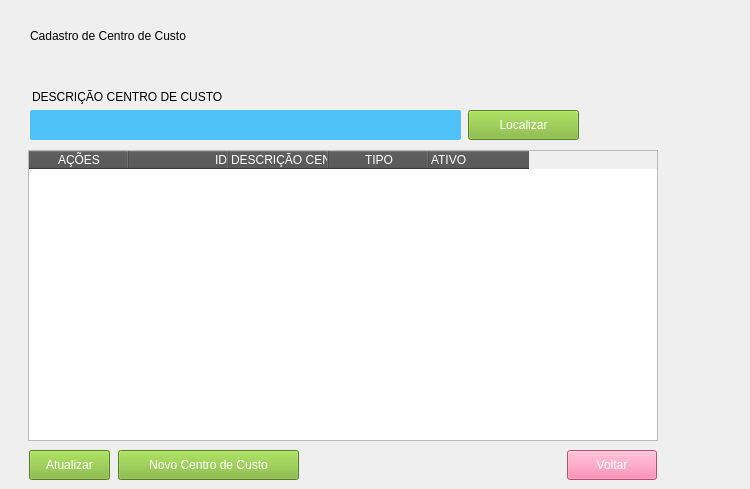
       <widget class="QWidget" name="formDataTableCentroCusto">
        <widget class="QPushButton" name="btn_centro_custo_goback_form">
         <property name="geometry">
          <rect>
           <x>567</x>
           <y>450</y>
           <width>90</width>
           <height>30</height>
          </rect>
         </property>
         <property name="styleSheet">
          <string notr="true">QPushButton {
	font: 10pt &quot;Arial&quot;;
	background-color: rgb(253, 115, 163);
	color: #FFF;
 }
QPushButton:hover{
	background-color: rgb(255, 0, 0);
}</string>
         </property>
         <property name="text">
          <string>Voltar</string>
         </property>
         <property name="icon">
          <iconset>
           <normaloff>icons/iconGoBack.png</normaloff>icons/iconGoBack.png</iconset>
         </property>
         <property name="iconSize">
          <size>
           <width>20</width>
           <height>32</height>
          </size>
         </property>
        </widget>
        <widget class="QTableWidget" name="dt_Centro_Custo">
         <property name="geometry">
          <rect>
           <x>28</x>
           <y>150</y>
           <width>630</width>
           <height>291</height>
          </rect>
         </property>
         <property name="styleSheet">
          <string notr="true">::section { background-color:#4f4f4f; color:#ffffff; }</string>
         </property>
         <column>
          <property name="text">
           <string>AÇÕES</string>
          </property>
         </column>
         <column>
          <property name="text">
           <string>ID</string>
          </property>
          <property name="textAlignment">
           <set>AlignTrailing|AlignVCenter</set>
          </property>
         </column>
         <column>
          <property name="text">
           <string>DESCRIÇÃO CENTRO DE CUSTO</string>
          </property>
          <property name="textAlignment">
           <set>AlignLeading|AlignVCenter</set>
          </property>
         </column>
         <column>
          <property name="text">
           <string>TIPO</string>
          </property>
         </column>
         <column>
          <property name="text">
           <string>ATIVO</string>
          </property>
          <property name="textAlignment">
           <set>AlignLeading|AlignVCenter</set>
          </property>
         </column>
        </widget>
        <widget class="QLineEdit" name="centro_custo_descricao">
         <property name="geometry">
          <rect>
           <x>30</x>
           <y>110</y>
           <width>431</width>
           <height>30</height>
          </rect>
         </property>
         <property name="styleSheet">
          <string notr="true">QLineEdit{
	background-color: #4fc2f7;
	font: 12pt &quot;Arial&quot;;
	color: rgb(255, 255, 255);
	border:none;
	border-radius: 2px;
}

QLineEdit:Focus {
	border: 1px solid red;
}</string>
         </property>
        </widget>
        <widget class="QPushButton" name="btn_search_centro_custo">
         <property name="geometry">
          <rect>
           <x>468</x>
           <y>110</y>
           <width>111</width>
           <height>30</height>
          </rect>
         </property>
         <property name="styleSheet">
          <string notr="true">QPushButton {
	font: 10pt &quot;Arial&quot;;
	background-color: #7AB32E;
	color: #FFF;
 }
QPushButton:hover{
	background-color: rgb(0, 170, 0);
}</string>
         </property>
         <property name="text">
          <string>Localizar</string>
         </property>
         <property name="icon">
          <iconset>
           <normaloff>icons/iconSearch.png</normaloff>icons/iconSearch.png</iconset>
         </property>
         <property name="iconSize">
          <size>
           <width>20</width>
           <height>32</height>
          </size>
         </property>
        </widget>
        <widget class="QPushButton" name="btn_add_centro_custo">
         <property name="geometry">
          <rect>
           <x>118</x>
           <y>450</y>
           <width>181</width>
           <height>30</height>
          </rect>
         </property>
         <property name="styleSheet">
          <string notr="true">QPushButton {
	font: 10pt &quot;Arial&quot;;
	background-color: #7AB32E;
	color: #FFF;
 }
QPushButton:hover{
	background-color: rgb(0, 170, 0);
}</string>
         </property>
         <property name="text">
          <string>Novo Centro de Custo</string>
         </property>
         <property name="icon">
          <iconset>
           <normaloff>icons/iconAdd.png</normaloff>icons/iconAdd.png</iconset>
         </property>
         <property name="iconSize">
          <size>
           <width>20</width>
           <height>32</height>
          </size>
         </property>
         <property name="checkable">
          <bool>false</bool>
         </property>
         <property name="default">
          <bool>false</bool>
         </property>
         <property name="flat">
          <bool>false</bool>
         </property>
        </widget>
        <widget class="QLabel" name="lbl_centro_custo_descricao">
         <property name="geometry">
          <rect>
           <x>32</x>
           <y>87</y>
           <width>211</width>
           <height>20</height>
          </rect>
         </property>
         <property name="styleSheet">
          <string notr="true">font: 700 10pt &quot;Arial&quot;;</string>
         </property>
         <property name="text">
          <string>DESCRIÇÃO CENTRO DE CUSTO</string>
         </property>
        </widget>
        <widget class="QPushButton" name="btn_refresh_table_centro_custo">
         <property name="geometry">
          <rect>
           <x>29</x>
           <y>450</y>
           <width>81</width>
           <height>30</height>
          </rect>
         </property>
         <property name="styleSheet">
          <string notr="true">QPushButton {
	font: 10pt &quot;Arial&quot;;
	background-color: #7AB32E;
	color: #FFF;
 }
QPushButton:hover{
	background-color: rgb(0, 170, 0);
}</string>
         </property>
         <property name="text">
          <string>Atualizar</string>
         </property>
         <property name="icon">
          <iconset>
           <normaloff>icons/iconRefresh.png</normaloff>icons/iconRefresh.png</iconset>
         </property>
         <property name="iconSize">
          <size>
           <width>20</width>
           <height>32</height>
          </size>
         </property>
         <property name="checkable">
          <bool>false</bool>
         </property>
         <property name="default">
          <bool>false</bool>
         </property>
         <property name="flat">
          <bool>false</bool>
         </property>
        </widget>
        <widget class="QLabel" name="lbl_titulo_cadastro_centro_custo">
         <property name="geometry">
          <rect>
           <x>30</x>
           <y>20</y>
           <width>711</width>
           <height>31</height>
          </rect>
         </property>
         <property name="styleSheet">
          <string notr="true">font: 700 20pt &quot;Arial&quot;;
border-bottom: 2px solid;</string>
         </property>
         <property name="text">
          <string>Cadastro de Centro de Custo</string>
         </property>
        </widget>
       </widget>
